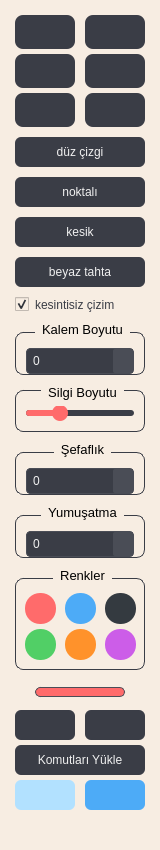
<?xml version="1.0" encoding="UTF-8"?>
<ui version="4.0">
 <class>PenTools</class>
 <widget class="QWidget" name="PenTools">
  <property name="geometry">
   <rect>
    <x>0</x>
    <y>0</y>
    <width>160</width>
    <height>850</height>
   </rect>
  </property>
  <property name="minimumSize">
   <size>
    <width>160</width>
    <height>850</height>
   </size>
  </property>
  <property name="windowTitle">
   <string>Kalem Araçları</string>
  </property>
  <property name="styleSheet">
   <string notr="true">
/* Genel Uygulama Teması */
QWidget {
    background-color: #F7EDE2; /* Arka plan rengi */
    border-radius: 12px;       /* Köşe yuvarlaklığı */
    font-family: 'Segoe UI', sans-serif; /* Yazı tipi */
    color: #3a3d46;            /* Varsayılan yazı rengi */
}

/* Genel Buton Stilleri */
QPushButton {
    background-color: #3a3d46; /* Varsayılan buton arka planı */
    border-radius: 6px;        /* Buton köşe yuvarlaklığı */
    padding: 8px;              /* Buton iç boşluğu */
    border: none;              /* Kenarlık yok */
    color: #f0f0f0;            /* Buton yazı rengi */
    font-weight: normal;       /* Yazı kalınlığı */
}

QPushButton:hover {
    background-color: #4a4d56; /* Buton üzerine gelince arka plan rengi */
}

QPushButton:pressed {
    background-color: #2a2d36; /* Butona basılınca arka plan rengi */
}

/* Araç Butonları (Kalem, Silgi, Çizgi, Dikdörtgen, Elips, Vurgulayıcı) */
/* Daha büyük padding ve köşe yuvarlaklığı */
QPushButton#pen_btn,
QPushButton#eraser_btn,
QPushButton#line_btn,
QPushButton#rect_btn,
QPushButton#ellipse_btn,
QPushButton#highlight_btn {
    border-radius: 8px;
    padding: 10px;
}

/* Araç Butonları basılınca mavi renk */
QPushButton#pen_btn:pressed,
QPushButton#eraser_btn:pressed,
QPushButton#line_btn:pressed,
QPushButton#rect_btn:pressed,
QPushButton#ellipse_btn:pressed,
QPushButton#highlight_btn:pressed {
    background-color: #4dabf7;
}



/* Özel Renk Butonları (kırmızı, mavi, siyah, yeşil, sarı, mor) */
/* Dairesel şekil ve hover/pressed efektleri */
QPushButton#color_red,
QPushButton#color_blue,
QPushButton#color_black,
QPushButton#color_green,
QPushButton#color_custom1, /* Sarı */
QPushButton#color_custom2 { /* Mor */
    min-width: 15px;
    max-width: 15px;
    min-height: 15px;
    max-height: 15px;
    border-radius: 15px; /* Dairesel şekil */
    border: none;
    transition: transform 0.2s ease, box-shadow 0.2s ease; /* Yumuşak geçiş efektleri */
}

QPushButton#color_red { background-color: #ff6b6b; }
QPushButton#color_blue { background-color: #4dabf7; }
QPushButton#color_black { background-color: #343a40; }
QPushButton#color_green { background-color: #51cf66; }
QPushButton#color_custom1 { background-color: #ff922b; } /* Sarı */
QPushButton#color_custom2 { background-color: #cc5de8; } /* Mor */

QPushButton#color_red:hover { box-shadow: 0 0 8px rgba(255, 107, 107, 0.7); }
QPushButton#color_blue:hover { box-shadow: 0 0 8px rgba(77, 171, 247, 0.7); }
QPushButton#color_black:hover { box-shadow: 0 0 8px rgba(52, 58, 64, 0.7); }
QPushButton#color_green:hover { box-shadow: 0 0 8px rgba(81, 207, 102, 0.7); }
QPushButton#color_custom1:hover { box-shadow: 0 0 8px rgba(255, 146, 43, 0.7); }
QPushButton#color_custom2:hover { box-shadow: 0 0 8px rgba(204, 93, 232, 0.7); }

/* Hover ve Pressed animasyonları tüm renk butonları için */
QPushButton[objectName^=&quot;color_&quot;]:hover {
    transform: scale(1.1); /* Buton üzerine gelince büyüme efekti */
}

QPushButton[objectName^=&quot;color_&quot;]:pressed {
    transform: scale(0.95); /* Butona basılınca küçülme efekti */
}

/* 'Temizle' Butonu (clear_all_btn) */
QPushButton#clear_all_btn {
    background-color: rgb(178, 225, 255); /* Kırmızı arka plan */
    color: white;             /* Beyaz yazı */
    font-weight: bold;        /* Kalın yazı */
}

QPushButton#clear_all_btn:hover {
    background-color: #ff4757;
}

QPushButton#clear_all_btn:pressed {
    background-color: #e53e3e;
}

/* 'Çıkış' Butonu (exit_btn) */
QPushButton#exit_btn {
    background-color: #4dabf7; /* Mavi arka plan */
    color: white;             /* Beyaz yazı */
    font-weight: bold;        /* Kalın yazı */
}

QPushButton#exit_btn:hover {
    background-color: #339af0;
}

QPushButton#exit_btn:pressed {
    background-color: #228be6;
}

/* Grup Kutusu (QGroupBox) Stilleri */
QGroupBox {
    border: 1px solid #3a3d46; /* Kenarlık */
    border-radius: 8px;        /* Köşe yuvarlaklığı */
    margin-top: 10px;          /* Üst boşluk */
    padding-top: 5px;         /* Üst iç boşluk */
    color: #000000;            /* Başlık rengi */
    font-size: 10pt;           /* Başlık yazı boyutu */
}

QGroupBox::title {
    subcontrol-origin: margin;
    subcontrol-position: top center; /* Başlığı ortala */
    padding: 0 5px;                  /* Başlık etrafındaki boşluk */
}

/* Silgi Boyutu Grubu (eraserSizeGroup) için özel üst boşluk */
QGroupBox#eraserSizeGroup {
    margin-top: 5px;
}

/* Kalem Boyutu SpinBox */
QSpinBox {
    background-color: #3a3d46;
    border: 1px solid #4a4d56;
    border-radius: 4px;
    padding: 4px;
    color: #f0f0f0;
}

QSpinBox::up-button, QSpinBox::down-button {
    background-color: #4a4d56;
    border: none;
    color:#ffffff;
    border-radius: 2px;
    width: 20px;
    height: 15px;
}

QSpinBox::up-button:hover, QSpinBox::down-button:hover {
    background-color: #5a5d66;
}

QSpinBox::up-arrow, QSpinBox::down-arrow {
 /* Kendi ikonlarınızı buraya eklemelisiniz */
    width: 10px;
    height: 10px;
}
QSpinBox::down-arrow {
width: 10px;
    height: 10px;
}


/* Kaydırıcı (QSlider) Stilleri */
QSlider::groove:horizontal {
    background: #3a3d46; /* Oluk arka planı */
    height: 6px;         /* Oluk yüksekliği */
    border-radius: 3px;  /* Oluk köşe yuvarlaklığı */
}

QSlider::handle:horizontal {
    background: #ff6b6b; /* Tutma kolu rengi (kırmızı) */
    width: 16px;         /* Tutma kolu genişliği */
    height: 16px;        /* Tutma kolu yüksekliği */
    margin: -5px 0;      /* Oluktan uzaklık */
    border-radius: 8px;  /* Tutma kolu köşe yuvarlaklığı */
}

QSlider::handle:horizontal:hover {
    background: #ff4757; /* Tutma kolu üzerine gelince rengi */
    width: 18px;         /* Tutma kolu üzerine gelince genişliği */
    height: 18px;        /* Tutma kolu üzerine gelince yüksekliği */
    margin: -6px 0;      /* Oluktan uzaklık */
}

QSlider::sub-page:horizontal {
    background: #ff6b6b; /* Sürüklenen kısmın rengi */
    border-radius: 3px;
}

/* Seçilen Renk Göstergesi (selected_color_indicator) */
QLabel#selected_color_indicator {
    background-color: #ff6b6b; /* Varsayılan kırmızı */
    border-radius: 5px;
    border: 1px solid #4a4d56;
    margin: 5px 20px;
}
</string>
  </property>
  <layout class="QVBoxLayout" name="verticalLayout">
   <property name="spacing">
    <number>10</number>
   </property>
   <property name="leftMargin">
    <number>15</number>
   </property>
   <property name="topMargin">
    <number>15</number>
   </property>
   <property name="rightMargin">
    <number>15</number>
   </property>
   <property name="bottomMargin">
    <number>15</number>
   </property>
   <item>
    <layout class="QGridLayout" name="toolsGrid">
     <property name="horizontalSpacing">
      <number>10</number>
     </property>
     <property name="verticalSpacing">
      <number>5</number>
     </property>
     <item row="0" column="0">
      <widget class="QPushButton" name="pen_btn">
       <property name="toolTip">
        <string>Kalem</string>
       </property>
       <property name="text">
        <string/>
       </property>
       <property name="icon">
        <iconset>
         <normaloff>cursors/pen-solid.svg</normaloff>cursors/pen-solid.svg</iconset>
       </property>
       <property name="iconSize">
        <size>
         <width>24</width>
         <height>24</height>
        </size>
       </property>
       <property name="checkable">
        <bool>true</bool>
       </property>
      </widget>
     </item>
     <item row="0" column="1">
      <widget class="QPushButton" name="eraser_btn">
       <property name="toolTip">
        <string>Silgi</string>
       </property>
       <property name="text">
        <string/>
       </property>
       <property name="icon">
        <iconset>
         <normaloff>cursors/eraser.svg</normaloff>cursors/eraser.svg</iconset>
       </property>
       <property name="iconSize">
        <size>
         <width>24</width>
         <height>24</height>
        </size>
       </property>
       <property name="checkable">
        <bool>true</bool>
       </property>
      </widget>
     </item>
     <item row="1" column="0">
      <widget class="QPushButton" name="line_btn">
       <property name="toolTip">
        <string>Çizgi</string>
       </property>
       <property name="text">
        <string/>
       </property>
       <property name="icon">
        <iconset>
         <normaloff>cursors/line.svg</normaloff>cursors/line.svg</iconset>
       </property>
       <property name="iconSize">
        <size>
         <width>24</width>
         <height>24</height>
        </size>
       </property>
       <property name="checkable">
        <bool>true</bool>
       </property>
      </widget>
     </item>
     <item row="1" column="1">
      <widget class="QPushButton" name="rect_btn">
       <property name="toolTip">
        <string>Dikdörtgen</string>
       </property>
       <property name="text">
        <string/>
       </property>
       <property name="icon">
        <iconset>
         <normaloff>cursors/rectangle.svg</normaloff>cursors/rectangle.svg</iconset>
       </property>
       <property name="iconSize">
        <size>
         <width>24</width>
         <height>24</height>
        </size>
       </property>
       <property name="checkable">
        <bool>true</bool>
       </property>
      </widget>
     </item>
     <item row="2" column="0">
      <widget class="QPushButton" name="ellipse_btn">
       <property name="toolTip">
        <string>Elips</string>
       </property>
       <property name="text">
        <string/>
       </property>
       <property name="icon">
        <iconset>
         <normaloff>cursors/circle.svg</normaloff>cursors/circle.svg</iconset>
       </property>
       <property name="iconSize">
        <size>
         <width>24</width>
         <height>24</height>
        </size>
       </property>
       <property name="checkable">
        <bool>true</bool>
       </property>
      </widget>
     </item>
     <item row="2" column="1">
      <widget class="QPushButton" name="highlight_btn">
       <property name="toolTip">
        <string>Vurgulayıcı</string>
       </property>
       <property name="text">
        <string/>
       </property>
       <property name="icon">
        <iconset>
         <normaloff>cursors/highlighter.svg</normaloff>cursors/highlighter.svg</iconset>
       </property>
       <property name="iconSize">
        <size>
         <width>24</width>
         <height>24</height>
        </size>
       </property>
       <property name="checkable">
        <bool>true</bool>
       </property>
      </widget>
     </item>
    </layout>
   </item>
   <item>
    <widget class="QPushButton" name="solid_line_btn">
     <property name="minimumSize">
      <size>
       <width>0</width>
       <height>30</height>
      </size>
     </property>
     <property name="text">
      <string>düz çizgi</string>
     </property>
    </widget>
   </item>
   <item>
    <widget class="QPushButton" name="dot_line_btn">
     <property name="minimumSize">
      <size>
       <width>0</width>
       <height>30</height>
      </size>
     </property>
     <property name="text">
      <string>noktalı</string>
     </property>
    </widget>
   </item>
   <item>
    <widget class="QPushButton" name="dash_line_btn">
     <property name="minimumSize">
      <size>
       <width>0</width>
       <height>30</height>
      </size>
     </property>
     <property name="text">
      <string>kesik</string>
     </property>
    </widget>
   </item>
   <item>
    <widget class="QPushButton" name="whiteboard_btn">
     <property name="text">
      <string>beyaz tahta</string>
     </property>
    </widget>
   </item>
   <item>
    <widget class="QCheckBox" name="smoothing_enable_checkbox">
     <property name="text">
      <string>kesintisiz çizim</string>
     </property>
     <property name="checked">
      <bool>true</bool>
     </property>
     <property name="tristate">
      <bool>false</bool>
     </property>
    </widget>
   </item>
   <item>
    <widget class="QGroupBox" name="penSizeGroup">
     <property name="title">
      <string>Kalem Boyutu</string>
     </property>
     <property name="alignment">
      <set>Qt::AlignCenter</set>
     </property>
     <property name="flat">
      <bool>true</bool>
     </property>
     <layout class="QVBoxLayout" name="verticalLayout_2">
      <property name="spacing">
       <number>5</number>
      </property>
      <property name="leftMargin">
       <number>10</number>
      </property>
      <property name="topMargin">
       <number>10</number>
      </property>
      <property name="rightMargin">
       <number>10</number>
      </property>
      <property name="bottomMargin">
       <number>0</number>
      </property>
      <item>
       <widget class="QSpinBox" name="brushSizeSpinBox"/>
      </item>
     </layout>
    </widget>
   </item>
   <item>
    <widget class="QGroupBox" name="eraserSizeGroup">
     <property name="title">
      <string>Silgi Boyutu</string>
     </property>
     <property name="alignment">
      <set>Qt::AlignCenter</set>
     </property>
     <layout class="QVBoxLayout" name="verticalLayout_3">
      <property name="spacing">
       <number>10</number>
      </property>
      <property name="leftMargin">
       <number>10</number>
      </property>
      <property name="topMargin">
       <number>10</number>
      </property>
      <property name="rightMargin">
       <number>10</number>
      </property>
      <property name="bottomMargin">
       <number>10</number>
      </property>
      <item>
       <widget class="QSlider" name="eraser_slider">
        <property name="minimum">
         <number>1</number>
        </property>
        <property name="maximum">
         <number>50</number>
        </property>
        <property name="value">
         <number>15</number>
        </property>
        <property name="orientation">
         <enum>Qt::Horizontal</enum>
        </property>
       </widget>
      </item>
     </layout>
    </widget>
   </item>
   <item>
    <widget class="QGroupBox" name="opacitGroup">
     <property name="title">
      <string>Şefaflık</string>
     </property>
     <layout class="QVBoxLayout" name="verticalLayout_4">
      <property name="spacing">
       <number>10</number>
      </property>
      <property name="leftMargin">
       <number>10</number>
      </property>
      <property name="topMargin">
       <number>10</number>
      </property>
      <property name="rightMargin">
       <number>10</number>
      </property>
      <property name="bottomMargin">
       <number>0</number>
      </property>
      <item>
       <widget class="QSpinBox" name="penOpacitySpinBox"/>
      </item>
     </layout>
    </widget>
   </item>
   <item>
    <widget class="QGroupBox" name="smoothingGroup">
     <property name="title">
      <string>Yumuşatma</string>
     </property>
     <layout class="QVBoxLayout" name="verticalLayout_4">
      <property name="spacing">
       <number>10</number>
      </property>
      <property name="leftMargin">
       <number>10</number>
      </property>
      <property name="topMargin">
       <number>10</number>
      </property>
      <property name="rightMargin">
       <number>10</number>
      </property>
      <property name="bottomMargin">
       <number>0</number>
      </property>
      <item>
       <widget class="QSpinBox" name="smoothingSpinBox"/>
      </item>
     </layout>
    </widget>
   </item>
   <item>
    <widget class="QGroupBox" name="colorGroup">
     <property name="title">
      <string>Renkler</string>
     </property>
     <property name="alignment">
      <set>Qt::AlignCenter</set>
     </property>
     <layout class="QGridLayout" name="colorGrid">
      <property name="horizontalSpacing">
       <number>10</number>
      </property>
      <property name="verticalSpacing">
       <number>5</number>
      </property>
      <item row="0" column="0">
       <widget class="QPushButton" name="color_red">
        <property name="toolTip">
         <string>Kırmızı</string>
        </property>
        <property name="text">
         <string/>
        </property>
       </widget>
      </item>
      <item row="0" column="1">
       <widget class="QPushButton" name="color_blue">
        <property name="toolTip">
         <string>Mavi</string>
        </property>
        <property name="text">
         <string/>
        </property>
       </widget>
      </item>
      <item row="0" column="2">
       <widget class="QPushButton" name="color_black">
        <property name="toolTip">
         <string>Siyah</string>
        </property>
        <property name="text">
         <string/>
        </property>
       </widget>
      </item>
      <item row="1" column="0">
       <widget class="QPushButton" name="color_green">
        <property name="toolTip">
         <string>Yeşil</string>
        </property>
        <property name="text">
         <string/>
        </property>
       </widget>
      </item>
      <item row="1" column="1">
       <widget class="QPushButton" name="color_custom1">
        <property name="toolTip">
         <string>Sarı</string>
        </property>
        <property name="text">
         <string/>
        </property>
       </widget>
      </item>
      <item row="1" column="2">
       <widget class="QPushButton" name="color_custom2">
        <property name="toolTip">
         <string>Mor</string>
        </property>
        <property name="text">
         <string/>
        </property>
       </widget>
      </item>
     </layout>
    </widget>
   </item>
   <item>
    <widget class="QLabel" name="selected_color_indicator">
     <property name="minimumSize">
      <size>
       <width>100</width>
       <height>20</height>
      </size>
     </property>
     <property name="maximumSize">
      <size>
       <width>16777215</width>
       <height>15</height>
      </size>
     </property>
     <property name="text">
      <string/>
     </property>
    </widget>
   </item>
   <item>
    <layout class="QGridLayout" name="actionGrid">
     <property name="horizontalSpacing">
      <number>10</number>
     </property>
     <property name="verticalSpacing">
      <number>5</number>
     </property>
     <item row="2" column="0" colspan="2">
      <widget class="QPushButton" name="load_commands_btn">
       <property name="toolTip">
        <string>Komutları Yükle</string>
       </property>
       <property name="text">
        <string>Komutları Yükle</string>
       </property>
       <property name="icon">
        <iconset>
         <normaloff>cursors/reload.svg</normaloff>cursors/reload.svg</iconset>
       </property>
       <property name="iconSize">
        <size>
         <width>30</width>
         <height>30</height>
        </size>
       </property>
      </widget>
     </item>
     <item row="3" column="0">
      <widget class="QPushButton" name="clear_all_btn">
       <property name="toolTip">
        <string>Tümünü Temizle</string>
       </property>
       <property name="text">
        <string/>
       </property>
       <property name="icon">
        <iconset>
         <normaloff>cursors/trash.svg</normaloff>cursors/trash.svg</iconset>
       </property>
       <property name="iconSize">
        <size>
         <width>30</width>
         <height>30</height>
        </size>
       </property>
      </widget>
     </item>
     <item row="3" column="1">
      <widget class="QPushButton" name="exit_btn">
       <property name="toolTip">
        <string>Çıkış</string>
       </property>
       <property name="text">
        <string/>
       </property>
       <property name="icon">
        <iconset>
         <normaloff>circle-xmark-solid.svg</normaloff>circle-xmark-solid.svg</iconset>
       </property>
       <property name="iconSize">
        <size>
         <width>30</width>
         <height>30</height>
        </size>
       </property>
      </widget>
     </item>
     <item row="1" column="0">
      <widget class="QPushButton" name="undo">
       <property name="toolTip">
        <string>Geri Al</string>
       </property>
       <property name="text">
        <string/>
       </property>
       <property name="icon">
        <iconset>
         <normaloff>cursors/redo.svg</normaloff>cursors/redo.svg</iconset>
       </property>
       <property name="iconSize">
        <size>
         <width>30</width>
         <height>30</height>
        </size>
       </property>
      </widget>
     </item>
     <item row="1" column="1">
      <widget class="QPushButton" name="redo">
       <property name="toolTip">
        <string>İleri Al</string>
       </property>
       <property name="text">
        <string/>
       </property>
       <property name="icon">
        <iconset>
         <normaloff>cursors/undo.svg</normaloff>cursors/undo.svg</iconset>
       </property>
       <property name="iconSize">
        <size>
         <width>30</width>
         <height>30</height>
        </size>
       </property>
      </widget>
     </item>
    </layout>
   </item>
   <item>
    <spacer name="verticalSpacer">
     <property name="orientation">
      <enum>Qt::Vertical</enum>
     </property>
     <property name="sizeHint" stdset="0">
      <size>
       <width>20</width>
       <height>20</height>
      </size>
     </property>
    </spacer>
   </item>
  </layout>
 </widget>
 <resources/>
 <connections/>
</ui>
